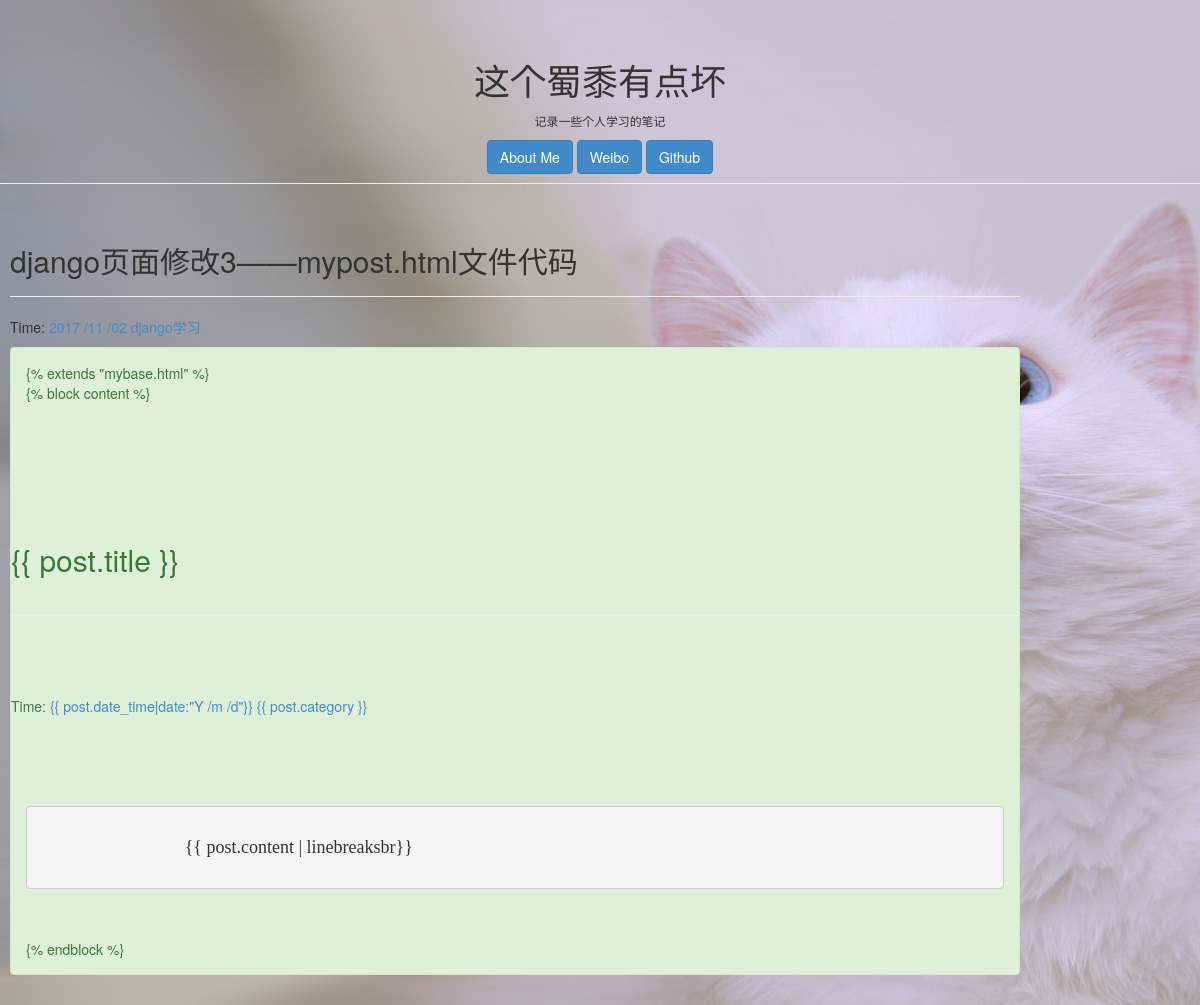
The app's page /9/, older data.
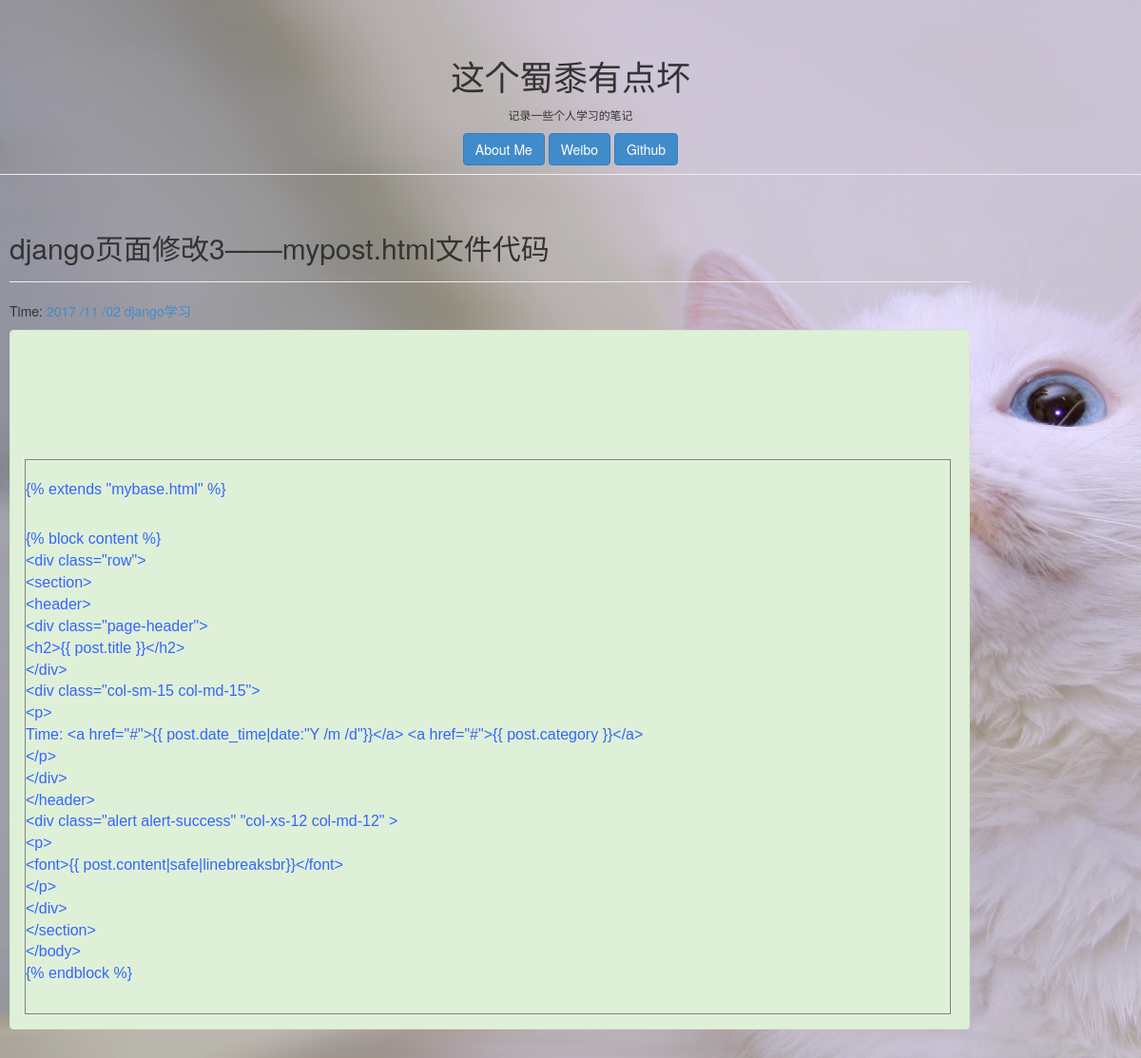
The same page, newer data.
### article/models.py (models this page shows, shortened)
class Article(models.Model):
    title = models.CharField(max_length = 100)
    category = models.CharField(max_length = 50,blank = True)
    date_time = models.DateTimeField(auto_now_add = True)
    update_time = models.DateTimeField('update-time',auto_now = True,null = True)
    content = models.TextField(blank = True,null = True)
    class Meta:
        ordering = ['-date_time']

### article/views.py (the view)
# urls.py: url(r'^(?P<my_args>\d+)/$',article_views.detail,name = 'detail'),
def detail(request,my_args):
    post = Article.objects.get(id=int(my_args))
    return render(request,'mypost.html',{'post':post})

### article/templates/mypost.html
{% extends "mybase.html" %}
{% block content %}
<div class="row">
    <section>
        <header>
            <div class="page-header">
                <h2>{{ post.title }}</h2>
            </div>
            <div class="col-sm-15 col-md-15">
                <p>
                    Time:  <a href="#">{{ post.date_time|date:"Y /m /d"}}</a> <a href="#">{{ post.category }}</a>
                </p>
            </div>
       </header>
           <div class="alert alert-success" "col-xs-12 col-md-12" >
               <p>
                   <font>{{ post.content|safe|linebreaksbr}}</font>
               </p>
           </div>
    </section>
</body>
{% endblock %}

### article/templates/mybase.html (shortened to what this page needs)
<!doctype html>
<html lang="en">
    <head>
        <link href="/static/article/bootstrap/css/bootstrap.min.css" rel="stylesheet" media="screen">
    </head>
   <body background="/static/article/img/mao.jpg" >
        <div class="row">
            <div class="page-header text-center">
            <div class= "container">
                <h1> 这个蜀黍有点坏 </h1>
                <p> <small>记录一些个人学习的笔记</small></p>
                    <a href="http://120.24.66.185:8082/">
                        <button type="button" class="btn btn-primary btn-bl">About Me </button>
                    </a>
                    <a href="http://weibo.com/u/6002665715">
                        <button type="button" class="btn btn-primary btn-bl">Weibo </button>
                    </a>
                    <a href="https://github.com/chenjinjay">
                        <button type="button" class="btn btn-primary btn-bl">Github</button>
                    </a>
            </div>
        </div>
        <div class="row">
            <div class="col-sm-10 col-md-10">
                <ul>
                    {% block content %}
                    {% endblock %}
   </body>
</html>

### article/templates/mybase.html (style rules this page uses)
body { background-size:cover; }

Row changes from the older to the newer data that the page shows:
changed Article "django页面修改3——mypost.html文件代码": content "…{% block content %} {{ post.title }} Time: {{ post.date_time|date:\"Y /m /d\"}} {{ post.category }} {{ post.content | linebreaksbr}} {% endblock %}" → "…{% block content %} <div class=\"row\"> <section> <header> <div class=\"page-header\"> <h2>{{ post.title }}</h2> </div> <div class=\"col-sm-15 col-md-15\"> <p> Time: <a href=\"#\">{{ post.date_time|date:\"Y /m /d\"}}</a> <a href=\"#\">{{ post.category }}</a> </p> </div> </header> <div class=\"alert alert-success\" \"col-xs-12 col-md-12\" > <p> <font>{{ post.content|safe|linebreaksbr}}</font> </p> </div> </section> </body> {% endblock %}"
